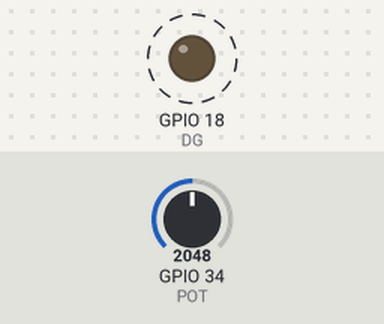
This sketch was run on a simulated ESP32. On the bench: output pins drawn as LEDs (lit = HIGH). Dashed ring = blinking. The inputs (shaded band) are chosen by the test bench; at power-on: GPIO 34 (POT) = 2048.

Above: at 1.2 s.
1.3 s: GPIO 34 (POT) set to 2866
4.3 s: GPIO 34 (POT) set to 3603
Timing chart, 0 to 58.3 s (numbered marks = the images above; inputs shaded):
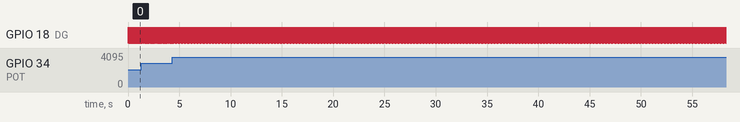

Measured:
- by itself, GPIO 18 (DG): alternates HIGH for 0.03 s and LOW for 0.03 s

The sketch:

A04_analog_blink.ino
```cpp
//------------------------------------------------------------
// Programa: A04_analog_blink.ino (ESP32 + BIOS Shield)
// Autor: Gabriel Bravo Eguren T31A (13-01-2025)
// Descripción: Realizar un programa que controle la velocidad del parpadeo del led verde
//              de la shield (0 a 20 veces por segundo) con el potenciómetro.
//------------------------------------------------------------

#define DG 18
#define POT 34

int periodo;
int frecuencia;

void setup()
{
  pinMode(DG, OUTPUT);
}

void loop()
{
  frecuencia = map(analogRead(POT), 0, 4095, 0, 20);
  periodo = 1000 / frecuencia;

  digitalWrite(DG, 1);
  delay(periodo / 2);
  digitalWrite(DG, 0);
  delay(periodo / 2);
}
```
